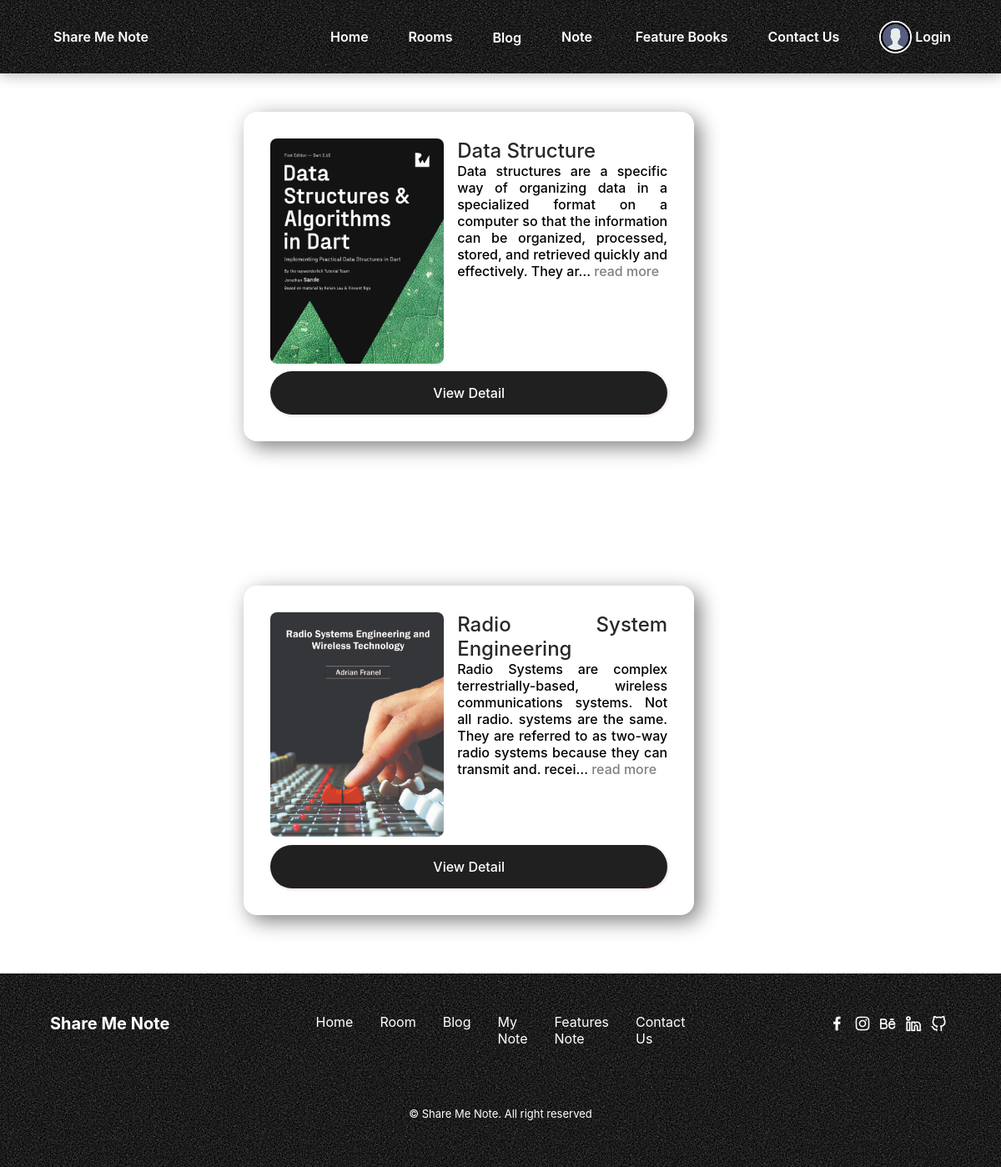
Screenshot of /products/ with the database file from the repository.
### products/models.py (models this page shows, shortened)
class Product(models.Model):
    name = models.CharField(max_length=200)
    tags = models.ManyToManyField(ProductTag, blank=True)
    desc = models.TextField(_("Description"), blank=True)
    thumbnail = models.ImageField(upload_to=get_image_filename, blank=True)
    url = models.URLField()
    quantity = models.IntegerField(default=1)
    created_at = models.DateTimeField(auto_now_add=True)
    updated_at = models.DateTimeField(auto_now=True)
    class Meta:
        ordering = ("-created_at",)

### products/views.py (the view)
# urls.py: path("", views.ProductListView, name="product-list"),
def ProductListView(request):
     products = Product.objects.all()
     context = {'products':products}
     return render(request,'products/product_list.html', context)

### products/templates/products/product_list.html (shortened to what this page needs)
{% extends 'main.html' %} {% block title %} Products {% endblock title%}
{%block content %} {% for product in products %}
<main class="layout--3 layout">
  <div class="container">
    <div class="roomList">
      <div class="roomListRoom">
        <div class="blogListRoom__header">
          <a
            href="{% url 'products:product-detail' product.id %}"
            class="blogListRoom__author"
          >
            <div class="blog-img blog--small">
              <img src="{{product.thumbnail.url}}" />
            </div>
            <div style="text-align: justify;">
              <span class="blog-title">{{product.name}}</span>
              {{product.desc|safe|truncatechars:200}} <more style="color: gray;">read more</more>
            </div>
          </a>
        </div>
        <div class="" style="margin-top:2%">
          <a
              href="{% url 'products:product-detail' product.id %}"
              class="btn btn--dark"
              style="width: 100%; display: flex; justify-content: center;"
              >View Detail</a
            >
        </div>
      </div>
    </div>
  </div>
</main>
{% endfor %} {%endblock content%}

### static/styles/style.css (style rules this page uses)
:root { --header-height: 3.5rem; --dark-green-color: #28282b; --green-color: #28282b; --green-color-light: #28282b; --green-color-lighten: #38b000; --white-color: #fff; --body-color: hsl(220, 100%, 97%); --color-main: #28282b; --color-main-light: #e1f6fb; --color-dark: #28282b; --color-dark-medium: #51546e; --color-dark-light: #414141; --color-light: #5a5a5a; --color-gray: #8b8b8b; --color-light-gray: #787878; --color-bg: #28282b; --color-success: #212529; --color-error: #fc4b0b; --color-black: #000000; --body-font: "Montserrat", sans-serif; --normal-font-size: 0.938rem; --font-regular: 400; --font-semi-bold: 600; --z-tooltip: 10; --z-fixed: 100; }
@media screen and (min-width: 1024px) { :root { --normal-font-size: 1rem; } }
* { font-family: "DM Sans", -apple-system, BlinkMacSystemFont, "Segoe UI", Roboto, Oxygen, Ubuntu, Cantarell, "Open Sans", "Helvetica Neue", sans-serif; margin: 0; padding: 0; box-sizing: border-box; text-rendering: optimizeLegibility; font-size: inherit; }
body { font-family: var(--body-font); font-size: var(--normal-font-size); }
a { text-decoration: none; }
.container { max-width: 100rem; width: 90%; margin: auto; }
.btn { background-color: transparent; border: none; display: inline-flex; align-items: center; gap: 1rem; cursor: pointer; transition: all ease-in-out 0.3s; padding: 1rem 2rem; border-radius: 5rem; box-shadow: 1px 1px 3px 1px rgba(197, 93, 93, 0.15); font-weight: 500; }
.btn--dark { background-color: #202020; color: #fff; }
@media screen and (min-width: 1118px) { .container { margin-inline: auto; } }
.layout { margin-top: 8.4rem; }
.layout > .container { display: flex; justify-content: space-between; align-items: flex-start; }
.layout--3 > .container > div:nth-child(2) { flex-basis: 50%; }
.roomListRoom { margin-bottom: 2.4rem; background-color: var(--white-color); box-shadow: 7px 7px 25px grey; border-radius: 1rem; padding: 2rem; }
.blog-img img { display: block; }
.blog-img.blog--small img { width: 13rem; height: auto; border-radius: 8px; }
.blog-title { display: flex; align-items: end; color: #28282b; }
.roomListRoom span { font-size: 1.5rem; font-weight: 500; }
.blogListRoom__author { font-weight: 500; display: flex; gap: 1rem; color: #000000; }

### rows the page displays
Product: thumbnail (picture), name "Data Structure", desc "Data structures are a specific way of organizing data in a specialized format on a computer so that the information can be organized, processed, stored, and retrieved quickly and effectively. They ar…"
Product: thumbnail (picture), name "Radio System Engineering", desc "Radio Systems are complex terrestrially-based, wireless communications systems. Not all radio. systems are the same. They are referred to as two-way radio systems because they can transmit and. recei…"
